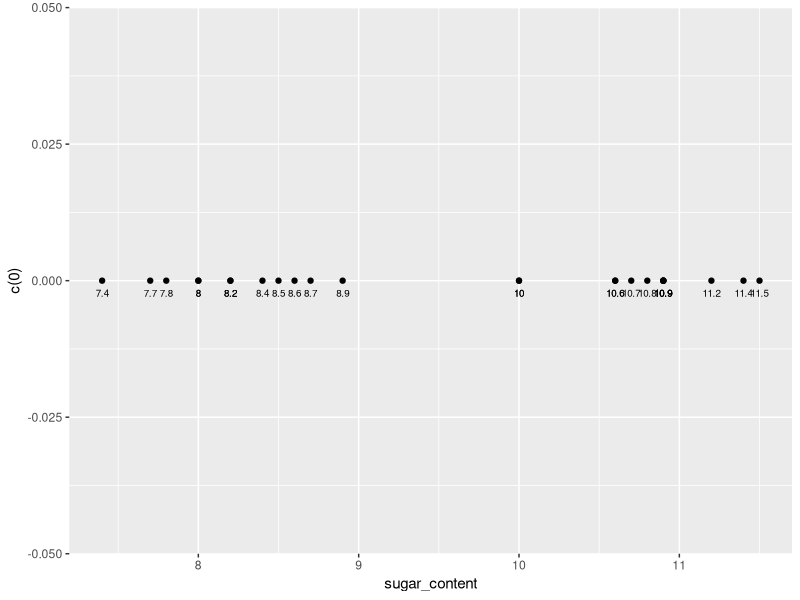
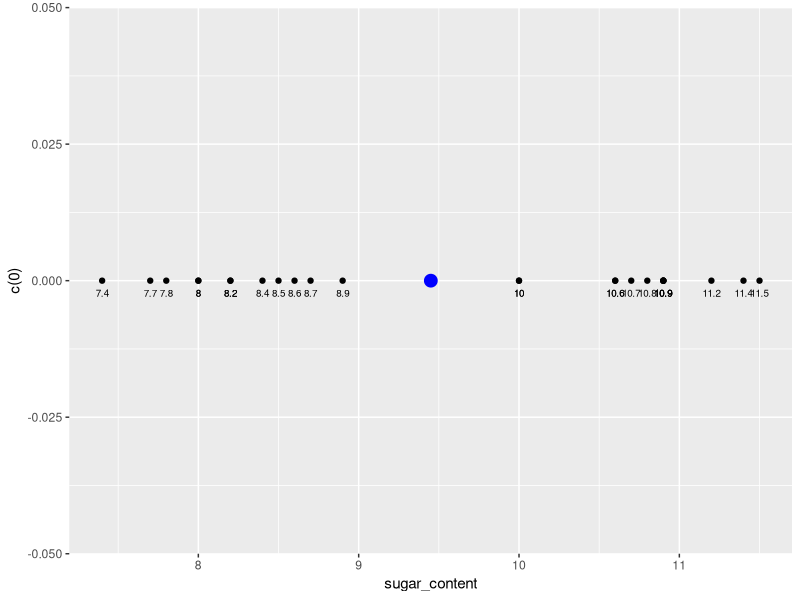
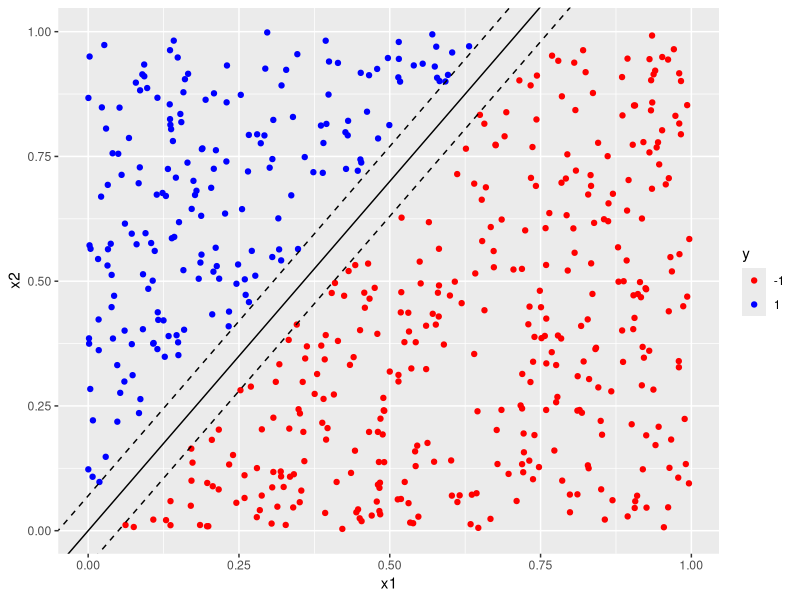
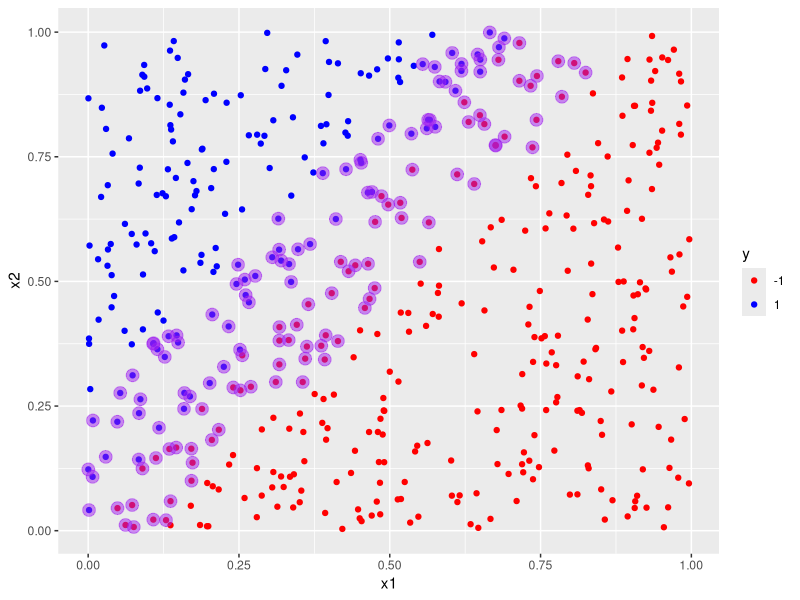
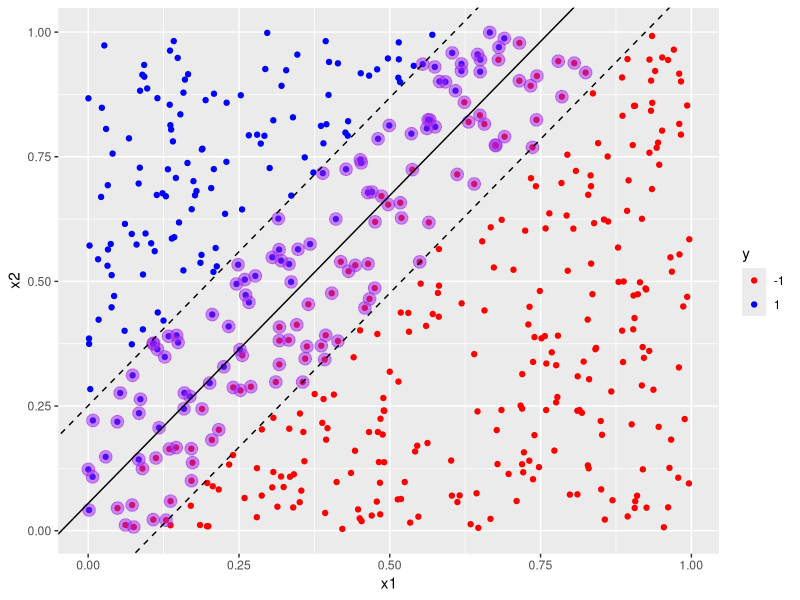
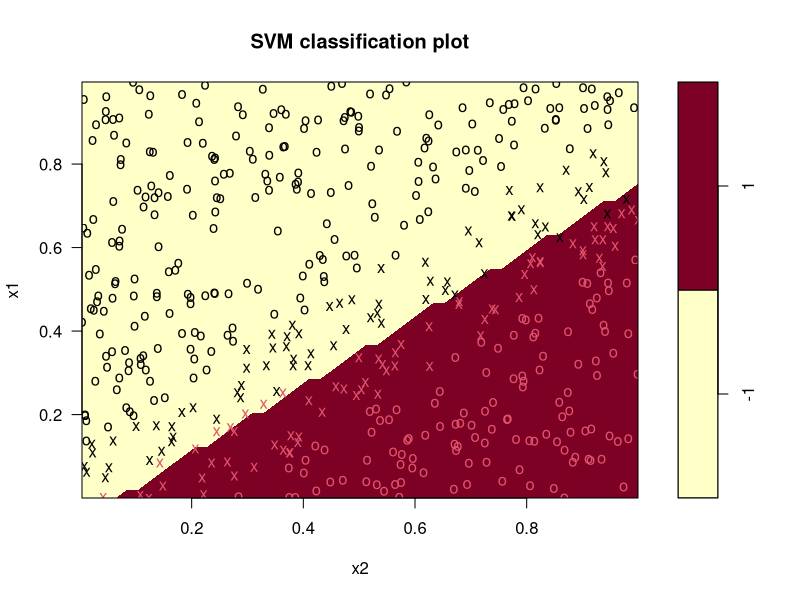
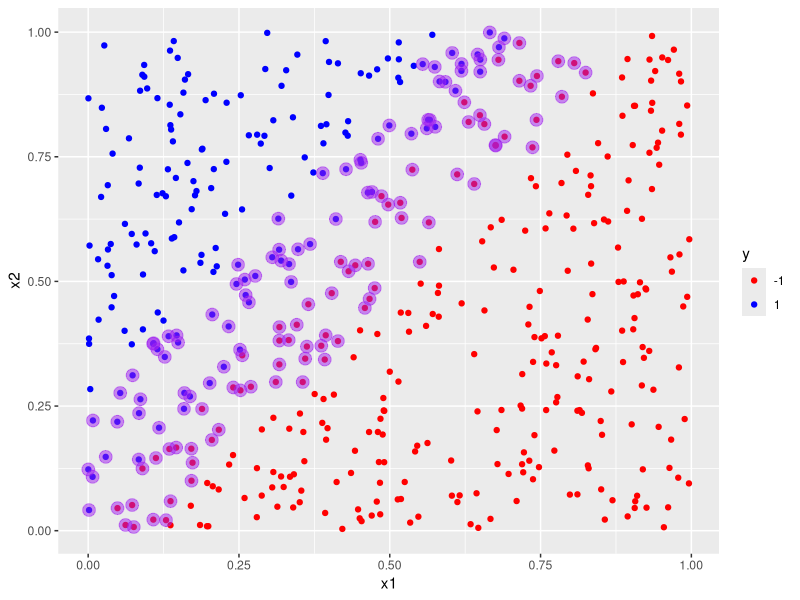
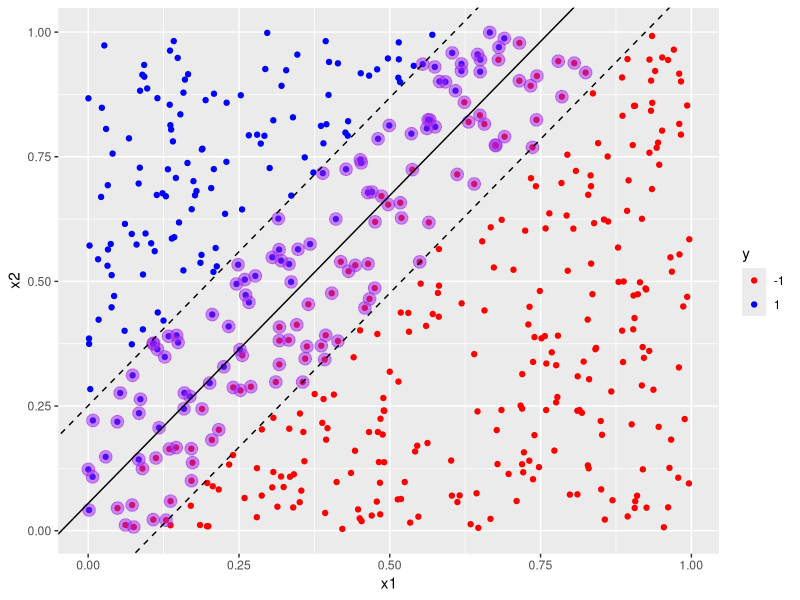

These charts were generated, in order, by the following R code:


# Chapter 1:  Introduction
# Visualizing a sugar content dataset
#load ggplot
library(ggplot2)

df <- read.csv('sugar.csv')

#print variable names
names(df)

#build plot
plot_df <- ggplot(data = df, aes(x = sugar_content, y = c(0))) + 
  geom_point() + 
  geom_text(label = df$sugar_content, size = 2.5, vjust = 2, hjust = 0.5)

#display plot
plot_df


# Find the maximal margin separator
#The maximal margin separator is at the midpoint of the two extreme points in each cluster.
mm_separator <- (8.9 + 10)/2



# Visualize the maximal margin separator
#create data frame
separator <- data.frame(sep = c(mm_separator))

#add ggplot layer 
plot_sep <- plot_df + geom_point(data = separator, x = separator$sep, y = c(0), color = "blue ", size = 4)

#display plot
plot_sep







# Generate a 2d uniformly distributed dataset.
#set seed
set.seed(42)

#set number of data points. 
n <- 600

#Generate data frame with two uniformly distributed predictors lying between 0 and 1.
df <- data.frame(x1 = runif(n), 
                 x2 = runif(n))



# Create a decision boundary
#classify data points depending on location
df$y <- factor(ifelse(df$x2 - 1.4*df$x1 < 0, -1, 1), 
               levels = c(-1, 1))



# Introduce a margin in the dataset
#set margin
delta <-  0.07

# retain only those points that lie outside the margin
df1 <- df[abs(1.4*df$x1 - df$x2) > delta, ]

#build plot
plot_margins <- ggplot(data = df1, aes(x = x1, y = x2, color = y)) + geom_point() + 
  scale_color_manual(values = c("red", "blue")) + 
  geom_abline(slope = 1.4, intercept = 0)+
  geom_abline(slope = 1.4, intercept = delta, linetype = "dashed") +
  geom_abline(slope = 1.4, intercept = -delta, linetype = "dashed")

#display plot 
plot_margins





# Chapter 2: Support Vector Classifiers - Linear Kernels
# Creating training and test datasets
#split train and test data in an 80/20 proportion
df[, "train"] <- ifelse(runif(nrow(df))<0.8, 1, 0)

#assign training rows to data frame trainset
trainset <- df[df$train == 1, ]
#assign test rows to data frame testset
testset <- df[df$train == 0, ]

#find index of "train" column
trainColNum <- grep("train", names(df))

#remove "train" column from train and test dataset
trainset <- trainset[, -trainColNum]
testset <- testset[, -trainColNum]



# Building a linear SVM classifier
library(e1071)

#build svm model, setting required parameters
svm_model<- svm(y ~ ., 
                data = trainset, 
                type = "C-classification", 
                kernel = "linear", 
                scale = FALSE)


# Exploring the model and calculating accuracy
#list components of model
names(svm_model)

#list values of the SV, index and rho
svm_model$SV
svm_model$index
svm_model$rho

#compute training accuracy
pred_train <- predict(svm_model, trainset)
mean(pred_train == trainset$y)

#compute test accuracy
pred_test <- predict(svm_model, testset)
mean(pred_test == testset$y)



# Visualizing support vectors using ggplot
#build scatter plot of training dataset
scatter_plot <- ggplot(data = trainset, aes(x = x1, y = x2, color = y)) + 
  geom_point() + 
  scale_color_manual(values = c("red", "blue"))

#add plot layer marking out the support vectors 
layered_plot <- 
  scatter_plot + geom_point(data = trainset[svm_model$index, ], aes(x = x1, y = x2), color = "purple", size = 4, alpha = 0.5)

#display plot
layered_plot



# Visualizing decision & margin bounds using `ggplot2`
#build weight vector
w <- t(svm_model$coefs) %*% svm_model$SV

#calculate slope and intercept of decision boundary from weight vector and svm model
slope_1 <- -w[1]/w[2]
intercept_1 <- svm_model$rho/w[2]

#add decision boundary
plot_decision <- layered_plot + geom_abline(slope = slope_1, intercept = intercept_1) 
#add margin boundaries
plot_margins <- plot_decision + 
  geom_abline(slope = slope_1, intercept = intercept_1 - 1/w[2], linetype = "dashed")+
  geom_abline(slope = slope_1, intercept = intercept_1 + 1/w[2], linetype = "dashed")
#display plot
plot_margins





# Visualizing decision & margin bounds using `plot()`
#load required library
library(e1071)

#build svm model
svm_model<- 
  svm(y ~ ., data = trainset, type = "C-classification", 
      kernel = "linear", scale = FALSE)

#plot decision boundaries and support vectors
plot(x = svm_model, data = trainset)











# Tuning a linear SVM
#build svm model, cost = 1
svm_model_1 <- svm(y ~ .,
                     data = trainset,
                     type = "C-classification",
                     cost = 1,
                     kernel = "linear",
                     scale = FALSE)

#print model details
svm_model_1


#build svm model, cost = 100
svm_model_100 <- svm(y ~ .,
                     data = trainset,
                     type = "C-classification",
                     cost = 100,
                     kernel = "linear",
                     scale = FALSE)

#print model details
svm_model_100


w_1 <- t(svm_model_1$coefs) %*% svm_model_1$SV
slope_1 <- -w_1[1]/w_1[2]
intercept_1 <- svm_model_1$rho/w[2]


w_100 <- t(svm_model_100$coefs) %*% svm_model_100$SV
slope_100 <- -w_100[1]/w_100[2]
intercept_100 <- svm_model_100$rho/w[2]


scatter_plot <- ggplot(data = trainset, aes(x = x1, y = x2, color = y)) + 
  geom_point() + 
  scale_color_manual(values = c("red", "blue"))

#add plot layer marking out the support vectors 
train_plot <- 
  scatter_plot + geom_point(data = trainset[svm_model$index, ], aes(x = x1, y = x2), color = "purple", size = 4, alpha = 0.5)

train_plot


# Visualizing decision boundaries and margins
#add decision boundary and margins for cost = 1 to training data scatter plot
train_plot_with_margins <- train_plot + 
  geom_abline(slope = slope_1, intercept = intercept_1) +
  geom_abline(slope = slope_1, intercept = intercept_1-1/w_1[2], linetype = "dashed")+
  geom_abline(slope = slope_1, intercept = intercept_1+1/w_1[2], linetype = "dashed")

#display plot
train_plot_with_margins



#add decision boundary and margins for cost = 100 to training data scatter plot
train_plot_with_margins <- train_plot_with_margins + 
  geom_abline(slope = slope_100, intercept = intercept_100, color = "goldenrod") +
  geom_abline(slope = slope_100, intercept = intercept_100-1/w_100[2], linetype = "dashed", color = "goldenrod")+
  geom_abline(slope = slope_100, intercept = intercept_100+1/w_100[2], linetype = "dashed", color = "goldenrod")

#display plot 
train_plot_with_margins





# A multiclass classification problem
library(datasets)
data(iris)

set.seed(42)
df <- iris[,3:5]
colnames(df) <- c("x1", "x2", "y")

df[, "train"] <- ifelse(runif(nrow(iris))<0.8, 1, 0)
trainset <- df[df$train == 1, ]
testset <- df[df$train == 0, ]
trainColNum <- grep("train", names(df))
trainset <- trainset[, -trainColNum]
testset <- testset[, -trainColNum]



#load library and build svm model
library(e1071)
svm_model<- 
  svm(y ~ ., data = trainset, type = "C-classification", 
      kernel = "linear", scale = FALSE)

#compute training accuracy
pred_train <- predict(svm_model, trainset)
mean(pred_train == trainset$y)

#compute test accuracy
pred_test <- predict(svm_model, testset)
mean(pred_test == testset$y)

#plot
plot(svm_model, trainset)





# Iris redux - a more robust accuracy.
accuracy <- vector(mode="numeric", length=100)
#calculate accuracy for n distinct 80/20 train/test partitions
for (i in 1:100){ 
  iris[, "train"] <- ifelse(runif(nrow(iris)) < 0.8, 1, 0)
  trainColNum <- grep("train", names(iris))
  trainset <- iris[iris$train == 1, -trainColNum]
  testset <- iris[iris$train == 0, -trainColNum]
  svm_model <- svm(Species~ ., data = trainset, 
                   type = "C-classification", kernel = "linear")
  pred_test <- predict(svm_model, testset)
  accuracy[i] <- mean(pred_test == testset$Species)
}

#mean and standard deviation of accuracy
mean(accuracy) 
sd(accuracy)










# Chapter 3: Polynomial Kernels

# Generating a 2d radially separable dataset
#set number of variables and seed
n <- 400
set.seed(1)

#Generate data frame with two uniformly distributed predictors, x1 and x2
df <- data.frame(x1 = runif(n, min = -1, max = 1), 
                 x2 = runif(n, min = -1, max = 1))

#We want a circular boundary. Set boundary radius 
radius <- 0.8
radius_squared <- radius^2

#create dependent categorical variable, y, with value -1 or 1 depending on whether point lies
#within or outside the circle.
df$y <- factor(ifelse(df$x1^2 + df$x2^2 < radius_squared, -1, 1), levels = c(-1, 1))



# Visualizing the dataset
#load ggplot
library(ggplot2)

#build scatter plot, distinguish class by color
scatter_plot <- ggplot(data = df, aes(x = x1, y = x2, color = y)) + 
  geom_point() +
  scale_color_manual(values = c("red", "blue"))

#display plot
scatter_plot




# Linear SVM for a radially separable dataset
library(e1071)
set.seed(10)
n <- 400
radius <- 0.8
radius_squared <- radius^2
df <- data.frame(x1 = runif(n, min = -1, max = 1), 
                 x2 = runif(n, min = -1, max = 1))
df$y <- factor(ifelse(df$x1^2 + df$x2^2 < radius_squared, -1, 1), levels = c(-1, 1))
df[, "train"] <- ifelse(runif(nrow(df))<0.8, 1, 0)
trainset <- df[df$train == 1, ]
testset <- df[df$train == 0, ]
trainColNum <- grep("train", names(df))
trainset <- trainset[, -trainColNum]
testset <- testset[, -trainColNum]


#default cost mode;
svm_model_1 <- svm(y ~ ., data = trainset, type = "C-classification", cost = 1, kernel = "linear")

#training accuracy
pred_train <- predict(svm_model_1, trainset)
mean(pred_train == trainset$y)

#test accuracy
pred_test <- predict(svm_model_1, testset)
mean(pred_test == testset$y)


#cost = 100 model
svm_model_2 <- svm(y ~ ., data = trainset, type = "C-classification", cost = 100, kernel = "linear")

#accuracy
pred_train <- predict(svm_model_2, trainset)
mean(pred_train == trainset$y)
pred_test <- predict(svm_model_2, testset)
mean(pred_test == testset$y)




# Average accuracy for linear SVM
# Print average accuracy and standard deviation
accuracy <- rep(NA, 100)
set.seed(2)

# Calculate accuracies for 100 training/test partitions
for (i in 1:100){
  df[, "train"] <- ifelse(runif(nrow(df)) < 0.8, 1, 0)
  trainset <- df[df$train == 1, ]
  testset <- df[df$train == 0, ]
  trainColNum <- grep("train", names(trainset))
  trainset <- trainset[, -trainColNum]
  testset <- testset[, -trainColNum]
  svm_model <- svm(y ~ ., data = trainset, type = "C-classification", kernel = "linear")
  pred_test <- predict(svm_model, testset)
  accuracy[i] <- mean(pred_test == testset$y)
}

# Print average accuracy and standard deviation
mean(accuracy)
sd(accuracy)






# Visualizing transformed radially separable data
#transform data
df1 <- data.frame(x1sq = df$x1^2, x2sq = df$x2^2, y = df$y)

#plot data points in the transformed space
plot_transformed <- ggplot(data = df1, aes(x = x1sq, y = x2sq, color = y)) + 
  geom_point()+ guides(color = FALSE) + 
  scale_color_manual(values = c("red", "blue"))

#add decision boundary and visualize
plot_decision <- plot_transformed + geom_abline(slope = -1, intercept = 0.64)
plot_decision



# SVM with polynomial kernel
svm_model<- 
  svm(y ~ ., data = trainset, type = "C-classification", 
      kernel = "polynomial", degree = 2)

#measure training and test accuracy
pred_train <- predict(svm_model, trainset)
mean(pred_train == trainset$y)
pred_test <- predict(svm_model, testset)
mean(pred_test == testset$y)

#plot
plot(svm_model, trainset)



# Using `tune.svm()`
#tune model
tune_out <- 
  tune.svm(x = trainset[, -3], y = trainset[, 3], 
           type = "C-classification", 
           kernel = "polynomial", degree = 2, cost = 10^(-1:2), 
           gamma = c(0.1, 1, 10), coef0 = c(0.1, 1, 10))

#list optimal values
tune_out$best.parameters$cost
tune_out$best.parameters$gamma
tune_out$best.parameters$coef0




# Building and visualizing the tuned model
#Build tuned model
svm_model <- svm(y~ ., data = trainset, type = "C-classification", 
                 kernel = "polynomial", degree = 2, 
                 cost = tune_out$best.parameters$cost, 
                 gamma = tune_out$best.parameters$gamma, 
                 coef0 = tune_out$best.parameters$coef0)

#Calculate training and test accuracies
pred_train <- predict(svm_model, trainset)
mean(pred_train == trainset$y)
pred_test <- predict(svm_model, testset)
mean(pred_test == testset$y)

#plot model
plot(svm_model, trainset)